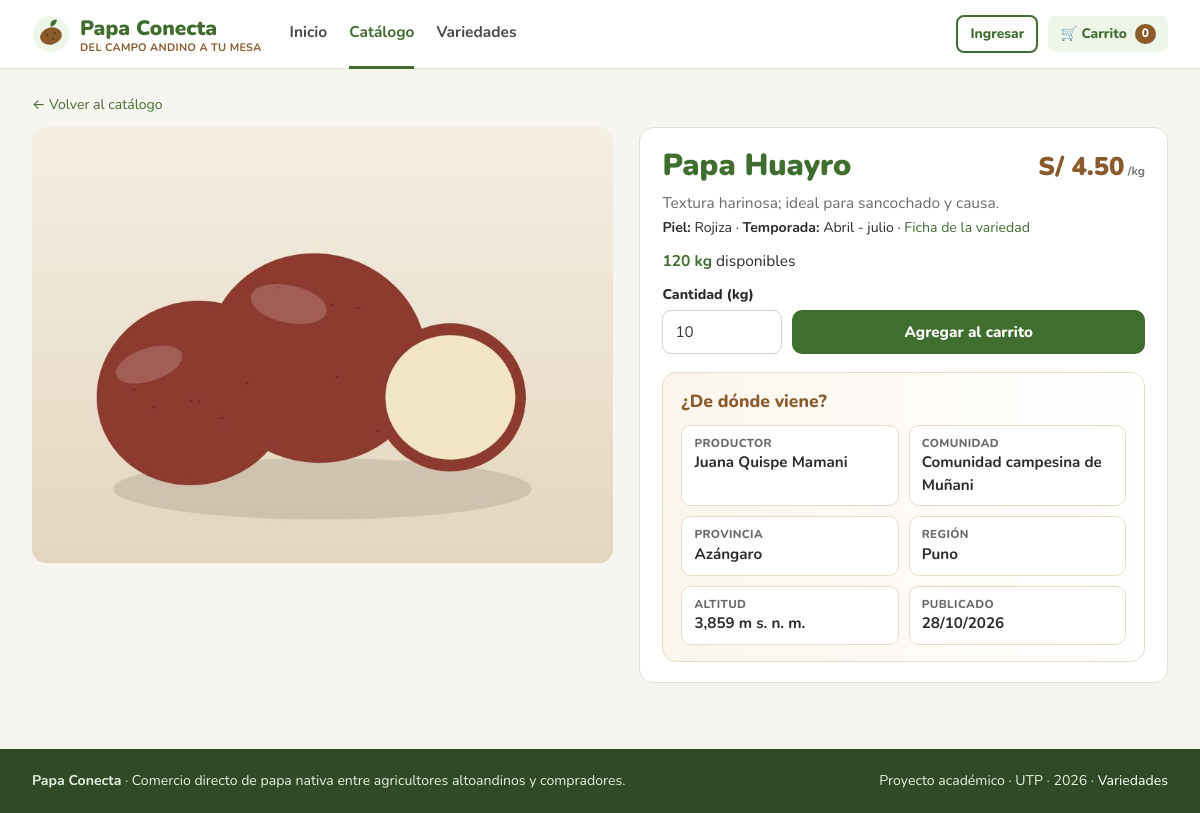
Page /index.php?r=producto&id=1 on the committed database.
### tables this page shows
CREATE TABLE producto (
  id_producto        INT            NOT NULL AUTO_INCREMENT,
  id_agricultor      INT            NOT NULL,
  id_variedad        INT            NOT NULL,
  cantidad_kg        DECIMAL(8,2)   NOT NULL,
  precio_kg          DECIMAL(8,2)   NOT NULL,
  imagen             VARCHAR(255)   NULL,        
  estado             ENUM('pendiente','activo','agotado','inactivo')
                                    NOT NULL DEFAULT 'pendiente',
  observacion        VARCHAR(200)   NULL,        
  fecha_publicacion  DATETIME       NOT NULL DEFAULT CURRENT_TIMESTAMP,
  CONSTRAINT pk_producto PRIMARY KEY (id_producto),
  CONSTRAINT ck_producto_cantidad CHECK (cantidad_kg >= 0),
  CONSTRAINT ck_producto_precio CHECK (precio_kg > 0),
  CONSTRAINT fk_producto_agricultor FOREIGN KEY (id_agricultor)
    REFERENCES agricultor (id_agricultor) ON DELETE RESTRICT ON UPDATE CASCADE,
  CONSTRAINT fk_producto_variedad FOREIGN KEY (id_variedad)
    REFERENCES variedad_papa (id_variedad) ON DELETE RESTRICT ON UPDATE CASCADE
);

CREATE TABLE variedad_papa (
  id_variedad  INT         NOT NULL AUTO_INCREMENT,
  nombre       VARCHAR(60) NOT NULL,
  color_piel   VARCHAR(30) NOT NULL,
  temporada    VARCHAR(30) NOT NULL,
  beneficios   TEXT        NULL,
  descripcion  TEXT        NULL,
  CONSTRAINT pk_variedad PRIMARY KEY (id_variedad),
  CONSTRAINT uq_variedad_nombre UNIQUE (nombre)
);

CREATE TABLE agricultor (
  id_agricultor   INT         NOT NULL AUTO_INCREMENT,
  id_usuario      INT         NOT NULL,
  id_region       INT         NOT NULL,
  comunidad       VARCHAR(80) NOT NULL,
  dni             VARCHAR(8)  NOT NULL,
  fecha_registro  DATE        NOT NULL,
  CONSTRAINT pk_agricultor PRIMARY KEY (id_agricultor),
  CONSTRAINT uq_agricultor_usuario UNIQUE (id_usuario),
  CONSTRAINT uq_agricultor_dni UNIQUE (dni),
  CONSTRAINT ck_agricultor_dni CHECK (dni REGEXP '^[0-9]{8}$'),
  CONSTRAINT fk_agricultor_usuario FOREIGN KEY (id_usuario)
    REFERENCES usuario (id_usuario) ON DELETE CASCADE ON UPDATE CASCADE,
  CONSTRAINT fk_agricultor_region FOREIGN KEY (id_region)
    REFERENCES region (id_region) ON DELETE RESTRICT ON UPDATE CASCADE
);

CREATE TABLE region (
  id_region      INT         NOT NULL AUTO_INCREMENT,
  nombre_region  VARCHAR(50) NOT NULL,
  provincia      VARCHAR(50) NOT NULL,
  altitud_msnm   INT         NOT NULL,
  CONSTRAINT pk_region PRIMARY KEY (id_region),
  CONSTRAINT uq_region_provincia UNIQUE (nombre_region, provincia),
  CONSTRAINT ck_region_altitud CHECK (altitud_msnm > 0)
);

### app/core/Controller.php (called while the page is built, shortened)
<?php
class Controller
{
    public function vista(string $nombre, array $datos = []): void
    {
        extract($datos, EXTR_SKIP);
        require RAIZ . '/app/views/layout/cabecera.php';
        require RAIZ . "/app/views/$nombre.php";
        require RAIZ . '/app/views/layout/pie.php';
    }
    protected function entero(string $clave, ?array $origen = null): int
    {
        $origen ??= $_GET;
        return filter_var($origen[$clave] ?? null, FILTER_VALIDATE_INT, ['options' => ['min_range' => 1]]) ?: 0;
    }
}

### app/controllers/CatalogoController.php (called while the page is built, shortened)
<?php
class CatalogoController extends Controller
{
    public function detalle(): void
    {
        $modelo = new ProductoModel();
        $id = $this->entero('id');
        $producto = $id ? $modelo->obtener($id) : null;
        $this->vista('catalogo/detalle', [
            'titulo'        => 'Papa ' . $producto['variedad'],
            'producto'      => $producto,
            'trazabilidad'  => $modelo->obtenerTrazabilidad($id),
        ]);
    }
}

### app/core/Router.php (called while the page is built, shortened)
<?php
class Router
{
    public function despachar(string $ruta): void
    {
        $ruta = trim($ruta, '/');
        try {
            [$clase, $accion] = $this->rutas[$ruta];
            (new $clase())->$accion();
        } catch (PDOException $e) {
            error_log('[Papa Conecta] ' . $e->getMessage());
            http_response_code(500);
            (new Controller())->vista('layout/error', ['titulo' => 'Error de base de datos',
                'mensaje' => 'No se pudo completar la operación. Verifica que MySQL esté iniciado en XAMPP '
                           . 'y que la base de datos papa_conecta exista (config/config.php).']);
        } catch (Throwable $e) {
            error_log('[Papa Conecta] ' . $e);
            http_response_code(500);
            (new Controller())->vista('layout/error', ['titulo' => 'Algo salió mal',
                'mensaje' => 'No se pudo completar la operación. Vuelve a intentarlo.']);
        }
    }
}

### public/index.php (called while the page is built, shortened)
<?php
$config = require RAIZ . '/config/config.php';
spl_autoload_register(function (string $clase): void {
    foreach (['core', 'interfaces', 'models', 'controllers'] as $carpeta) {
        $archivo = RAIZ . "/app/$carpeta/$clase.php";
        if (is_file($archivo)) {
            return;
        }
    }
});
require RAIZ . '/app/core/funciones.php';
$router = new Router([
    ''                     => ['InicioController', 'index'],
    'catalogo'             => ['CatalogoController', 'index'],
    'producto'             => ['CatalogoController', 'detalle'],
    'variedades'           => ['VariedadController', 'index'],
    'variedad'             => ['VariedadController', 'detalle'],
    'carrito'              => ['CarritoController', 'ver'],
    'carrito/agregar'      => ['CarritoController', 'agregar'],
    'carrito/actualizar'   => ['CarritoController', 'actualizar'],
    'carrito/quitar'       => ['CarritoController', 'quitar'],
    'pedido/confirmar'     => ['PedidoController', 'confirmar'],
    'pedido/resumen'       => ['PedidoController', 'resumen'],
    'login'                => ['AuthController', 'login'],
    'logout'               => ['AuthController', 'logout'],
    'registro'             => ['AuthController', 'registro'],
    'agricultor/productos' => ['AgricultorController', 'productos'],
    'agricultor/publicar'  => ['AgricultorController', 'publicar'],
    'agricultor/editar'    => ['AgricultorController', 'editar'],
    'agricultor/baja'      => ['AgricultorController', 'baja'],
    'agricultor/reenviar'  => ['AgricultorController', 'reenviar'],
    'admin/moderar'        => ['AdminController', 'moderar'],
    'admin/revisar'        => ['AdminController', 'revisar'],
    'admin/decidir'        => ['AdminController', 'decidir'],
]);
$router->despachar((string) ($_GET['r'] ?? ''));

### app/core/funciones.php (called while the page is built, shortened)
<?php
function e(mixed $valor): string
{
    return htmlspecialchars((string) $valor, ENT_QUOTES, 'UTF-8');
}
function url(string $ruta = '', array $params = []): string
{
    $partes = [];
    if ($ruta !== '') {
        $partes[] = 'r=' . str_replace('%2F', '/', rawurlencode($ruta));
    }
    if ($params) {
        $partes[] = http_build_query($params);
    }
    return 'index.php' . ($partes ? '?' . implode('&', $partes) : '');
}
function soles(float|string $monto): string
{
    return 'S/ ' . number_format((float) $monto, 2, '.', ',');
}
function kg(float|string $cantidad): string
{
    $n = (float) $cantidad;
    return (floor($n) == $n ? number_format($n, 0, '.', ',') : number_format($n, 2, '.', ',')) . ' kg';
}
function msnm(int|string $altitud): string
{
    return number_format((int) $altitud, 0, '.', ',') . ' m s. n. m.';
}
function imagenProducto(?string $ruta): string
{
    return str_starts_with($ruta, 'uploads/') ? $ruta : 'assets/' . $ruta;
}

### config/config.php (called while the page is built)
<?php
return [
    'bd' => [
        'host'    => 'localhost',
        'puerto'  => 3306,
        'nombre'  => 'papa_conecta',
        'usuario' => 'root',
        'clave'   => '',
    ],
    'app' => [
        'nombre'       => 'Papa Conecta',
        'foto_max_mb'  => 2,
        'zona_horaria' => 'America/Lima',
        'mostrar_errores' => false,
    ],
];

### app/core/Conexion.php (called while the page is built)
<?php
class Conexion implements IConexion
{
    private static ?PDO $pdo = null;
    public static function obtener(): PDO
    {
        if (self::$pdo === null) {
            $cfg = (require RAIZ . '/config/config.php')['bd'];
            $dsn = "mysql:host={$cfg['host']};port={$cfg['puerto']};dbname={$cfg['nombre']};charset=utf8mb4";
            self::$pdo = new PDO($dsn, $cfg['usuario'], $cfg['clave'], [
                PDO::ATTR_ERRMODE            => PDO::ERRMODE_EXCEPTION,
                PDO::ATTR_DEFAULT_FETCH_MODE => PDO::FETCH_ASSOC,
                PDO::ATTR_EMULATE_PREPARES   => false,
            ]);
        }
        return self::$pdo;
    }
}

### app/models/ProductoModel.php (called while the page is built, shortened)
<?php
class ProductoModel implements IProducto
{
    private PDO $bd;
    public function __construct()
    {
        $this->bd = Conexion::obtener();
    }
    public function obtener(int $idProducto): ?array
    {
        $st = $this->bd->prepare(
            'SELECT p.*, v.nombre AS variedad, v.color_piel, v.temporada, v.descripcion AS desc_variedad,
                    a.id_agricultor, a.comunidad, a.dni, u.nombres, u.apellidos,
                    CONCAT(u.nombres, \' \', u.apellidos) AS agricultor,
                    r.nombre_region AS region, r.provincia, r.altitud_msnm
               FROM producto p
               JOIN variedad_papa v ON v.id_variedad = p.id_variedad
               JOIN agricultor a    ON a.id_agricultor = p.id_agricultor
               JOIN usuario u       ON u.id_usuario = a.id_usuario
               JOIN region r        ON r.id_region = a.id_region
              WHERE p.id_producto = ?');
        $st->execute([$idProducto]);
        return $st->fetch() ?: null;
    }
    public function obtenerTrazabilidad(int $idProducto): ?array
    {
        $st = $this->bd->prepare(
            'SELECT CONCAT(u.nombres, \' \', u.apellidos) AS agricultor, a.comunidad,
                    r.nombre_region AS region, r.provincia, r.altitud_msnm, p.fecha_publicacion
               FROM producto p
               JOIN agricultor a ON a.id_agricultor = p.id_agricultor
               JOIN usuario u    ON u.id_usuario = a.id_usuario
               JOIN region r     ON r.id_region = a.id_region
              WHERE p.id_producto = ? AND p.estado IN (\'activo\', \'agotado\')');
        $st->execute([$idProducto]);
        return $st->fetch() ?: null;
    }
}

### app/core/Sesion.php (called while the page is built, shortened)
<?php
class Sesion
{
    public static function usuario(): ?array
    {
        return $_SESSION['usuario'] ?? null;
    }
}

### app/views/catalogo/detalle.php (the view, shortened to what this page needs)
<?php  $agotado = $producto['estado'] === 'agotado'; ?>
<div class="contenedor">
  <p class="small" style="margin-bottom:12px"><a href="<?= url('catalogo') ?>">← Volver al catálogo</a></p>
  <div class="detalle">
    <div class="foto-grande"><img src="<?= e(imagenProducto($producto['imagen'])) ?>" alt="Papa <?= e($producto['variedad']) ?>"></div>
    <div class="card pad">
      <div class="fila" style="display:flex;justify-content:space-between;gap:12px;align-items:baseline">
        <h1 style="font-size:1.9rem">Papa <?= e($producto['variedad']) ?></h1>
        <span class="precio" style="font-size:1.6rem"><?= soles($producto['precio_kg']) ?><small> /kg</small></span>
      </div>
      <p class="muted" style="margin:6px 0 4px"><?= e($producto['desc_variedad']) ?></p>
      <p class="small"><b>Piel:</b> <?= e($producto['color_piel']) ?> · <b>Temporada:</b> <?= e($producto['temporada']) ?> ·
        <a href="<?= url('variedad', ['id' => $producto['id_variedad']]) ?>">Ficha de la variedad</a></p>
      <p style="margin:12px 0"><?= $agotado ? '<span class="chip gris">Agotado</span>' : '<b style="color:var(--verde)">' . kg($producto['cantidad_kg']) . '</b> disponibles' ?></p>
      <?php if (!$agotado && !Sesion::usuario()): ?>
        <form method="post" action="<?= url('carrito/agregar') ?>">
          <label for="kg">Cantidad (kg)</label>
          <div style="display:flex;gap:10px">
            <input id="kg" type="number" name="kg" value="10" min="1" max="<?= e($producto['cantidad_kg']) ?>" step="1" style="width:120px" required>
            <button class="btn pri" style="flex:1">Agregar al carrito</button>
          </div>
        </form>
      <?php endif; ?>
      <section class="origen" id="origen" style="margin-top:18px">
        <h3>¿De dónde viene?</h3>
        <?php if ($trazabilidad): ?>
          <div class="datos-origen">
            <div class="dato"><span>Productor</span><b><?= e($trazabilidad['agricultor']) ?></b></div>
            <div class="dato"><span>Comunidad</span><b><?= e($trazabilidad['comunidad']) ?></b></div>
            <div class="dato"><span>Provincia</span><b><?= e($trazabilidad['provincia']) ?></b></div>
            <div class="dato"><span>Región</span><b><?= e($trazabilidad['region']) ?></b></div>
            <div class="dato"><span>Altitud</span><b><?= msnm($trazabilidad['altitud_msnm']) ?></b></div>
            <div class="dato"><span>Publicado</span><b><?= e(date('d/m/Y', strtotime($trazabilidad['fecha_publicacion']))) ?></b></div>
          </div>
        <?php else: ?>
          <p class="muted">Información de origen en verificación.</p>
        <?php endif; ?>
      </section>
    </div>
  </div>
</div>

### public/assets/css/estilos.css (style rules this page uses)
:root { --verde: #3F6E2F; --verde2: #5A8F43; --verdecl: #EEF5E9; --tierra: #8A5A2B; --crema: #FBF5EC; --txt: #2B2B2B; --gris: #6B6B6B; --borde: #E3E0D8; --ambar: #B8860B; --rojo: #B3261E; --fondo: #F7F5F0; --radio: 14px; }
* { box-sizing: border-box; margin: 0; padding: 0; }
html { -webkit-text-size-adjust: 100%; }
body { font-family: 'Nunito', system-ui, -apple-system, 'Segoe UI', Roboto, Arial, sans-serif; color: var(--txt); background: var(--fondo); font-size: 15.5px; line-height: 1.45; min-height: 100vh; display: flex; flex-direction: column; }
a { color: var(--verde); text-decoration: none; }
img { max-width: 100%; display: block; }
h1 { font-weight: 900; color: var(--verde); line-height: 1.15; }
h3 { font-weight: 800; font-size: 1.05rem; }
.muted { color: var(--gris); }
.small { font-size: .88rem; }
.contenedor { max-width: 1240px; margin: 0 auto; padding: 26px 32px; }
.btn { display: inline-flex; align-items: center; justify-content: center; gap: 8px; border-radius: 10px; font-weight: 800; padding: 11px 18px; border: 0; font-family: inherit; font-size: .95rem; cursor: pointer; text-decoration: none; transition: filter .15s, transform .05s; min-height: 44px; }
.btn.pri { background: var(--verde); color: #fff; }
.card { background: #fff; border: 1px solid var(--borde); border-radius: var(--radio); }
.pad { padding: 20px 22px; }
label { display: block; font-weight: 800; font-size: .88rem; margin: 12px 0 5px; }
input[type=text], input[type=email], input[type=password], input[type=number], input[type=tel], select, textarea { width: 100%; border: 1.5px solid #D6D2C8; border-radius: 9px; padding: 10px 12px; background: #fff; font-family: inherit; font-size: .95rem; color: #333; min-height: 44px; }
.precio { font-weight: 900; color: var(--tierra); font-size: 1.2rem; white-space: nowrap; }
.precio small { font-size: .75rem; color: #777; font-weight: 700; }
.detalle { display: grid; grid-template-columns: 1.1fr 1fr; gap: 26px; align-items: start; }
.detalle .foto-grande { border-radius: var(--radio); overflow: hidden; background: #EFE7D8; aspect-ratio: 4 / 3; }
.detalle .foto-grande img { width: 100%; height: 100%; object-fit: cover; }
.origen { background: linear-gradient(90deg, #FBF5EC, #fff); border: 1px solid #EADBC6; border-radius: var(--radio); padding: 16px 18px; }
.origen h3 { color: var(--tierra); font-size: 1.1rem; }
.datos-origen { display: grid; grid-template-columns: repeat(auto-fill, minmax(150px, 1fr)); gap: 10px; margin-top: 10px; }
.dato { background: #fff; border: 1px solid #EADBC6; border-radius: 10px; padding: 9px 12px; }
.dato span { display: block; color: var(--gris); font-size: .72rem; font-weight: 800; text-transform: uppercase; letter-spacing: .4px; }
.dato b { font-size: .95rem; }

### rows in the picture
producto: imagen (picture), id_variedad.nombre "Huayro", precio_kg "S/ 4.50", id_variedad.descripcion "Textura harinosa; ideal para sancochado y causa.", id_variedad.color_piel "Rojiza", id_variedad.temporada "Abril - julio", cantidad_kg "120 kg", id_agricultor.comunidad "Comunidad campesina de Muñani", region.provincia "Azángaro", region.nombre_region "Puno", region.altitud_msnm "3,859 m s. n. m.", fecha_publicacion "28/10/2026"

### other values in the picture
$carritoCantidad "0"
$trazabilidad['agricultor'] "Juana Quispe Mamani"
